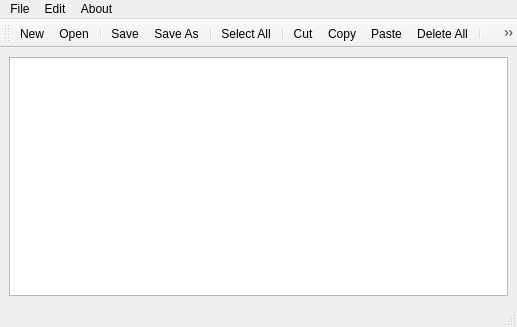
<?xml version="1.0" encoding="UTF-8"?>
<ui version="4.0">
 <class>MainWindow</class>
 <widget class="QMainWindow" name="MainWindow">
  <property name="geometry">
   <rect>
    <x>0</x>
    <y>0</y>
    <width>517</width>
    <height>327</height>
   </rect>
  </property>
  <property name="windowTitle">
   <string>MainWindow</string>
  </property>
  <property name="styleSheet">
   <string notr="true"/>
  </property>
  <widget class="QWidget" name="centralwidget">
   <layout class="QHBoxLayout" name="horizontalLayout">
    <item>
     <widget class="QTextEdit" name="textEdit">
      <property name="styleSheet">
       <string notr="true">font: 9pt &quot;Consolas&quot;;
font: 11pt &quot;Segoe UI&quot;;</string>
      </property>
     </widget>
    </item>
   </layout>
  </widget>
  <widget class="QMenuBar" name="menubar">
   <property name="geometry">
    <rect>
     <x>0</x>
     <y>0</y>
     <width>517</width>
     <height>17</height>
    </rect>
   </property>
   <widget class="QMenu" name="menuFile">
    <property name="title">
     <string>File</string>
    </property>
    <addaction name="actionNew"/>
    <addaction name="actionOpen"/>
    <addaction name="separator"/>
    <addaction name="actionSave"/>
    <addaction name="actionSave_As"/>
    <addaction name="separator"/>
    <addaction name="actionSelect_All"/>
    <addaction name="separator"/>
    <addaction name="actionClose"/>
   </widget>
   <widget class="QMenu" name="menuEdit">
    <property name="title">
     <string>Edit</string>
    </property>
    <addaction name="actionCut"/>
    <addaction name="actionCopy"/>
    <addaction name="actionPaste"/>
    <addaction name="actionDelete_All"/>
    <addaction name="separator"/>
    <addaction name="actionRedo"/>
    <addaction name="actionUndo"/>
   </widget>
   <widget class="QMenu" name="menuAbout">
    <property name="title">
     <string>About</string>
    </property>
    <addaction name="actionabout"/>
   </widget>
   <addaction name="menuFile"/>
   <addaction name="menuEdit"/>
   <addaction name="menuAbout"/>
  </widget>
  <widget class="QStatusBar" name="statusbar"/>
  <widget class="QToolBar" name="toolBar">
   <property name="windowTitle">
    <string>toolBar</string>
   </property>
   <attribute name="toolBarArea">
    <enum>TopToolBarArea</enum>
   </attribute>
   <attribute name="toolBarBreak">
    <bool>false</bool>
   </attribute>
   <addaction name="actionNew"/>
   <addaction name="actionOpen"/>
   <addaction name="separator"/>
   <addaction name="actionSave"/>
   <addaction name="actionSave_As"/>
   <addaction name="separator"/>
   <addaction name="actionSelect_All"/>
   <addaction name="separator"/>
   <addaction name="actionCut"/>
   <addaction name="actionCopy"/>
   <addaction name="actionPaste"/>
   <addaction name="actionDelete_All"/>
   <addaction name="separator"/>
   <addaction name="actionRedo"/>
   <addaction name="actionUndo"/>
   <addaction name="separator"/>
   <addaction name="actionabout"/>
   <addaction name="separator"/>
   <addaction name="actionClose"/>
  </widget>
  <action name="actionNew">
   <property name="icon">
    <iconset resource="Resource.qrc">
     <normaloff>:/rec/img/new1.jpg</normaloff>:/rec/img/new1.jpg</iconset>
   </property>
   <property name="text">
    <string>New</string>
   </property>
  </action>
  <action name="actionOpen">
   <property name="icon">
    <iconset resource="Resource.qrc">
     <normaloff>:/rec/img/open.png</normaloff>:/rec/img/open.png</iconset>
   </property>
   <property name="text">
    <string>Open</string>
   </property>
  </action>
  <action name="actionSave">
   <property name="icon">
    <iconset resource="Resource.qrc">
     <normaloff>:/rec/img/save.png</normaloff>:/rec/img/save.png</iconset>
   </property>
   <property name="text">
    <string>Save</string>
   </property>
  </action>
  <action name="actionSave_As">
   <property name="icon">
    <iconset resource="Resource.qrc">
     <normaloff>:/rec/img/saveAs.png</normaloff>:/rec/img/saveAs.png</iconset>
   </property>
   <property name="text">
    <string>Save As</string>
   </property>
  </action>
  <action name="actionSelect_All">
   <property name="icon">
    <iconset resource="Resource.qrc">
     <normaloff>:/rec/img/selectAll.png</normaloff>:/rec/img/selectAll.png</iconset>
   </property>
   <property name="text">
    <string>Select All</string>
   </property>
  </action>
  <action name="actionCut">
   <property name="icon">
    <iconset resource="Resource.qrc">
     <normaloff>:/rec/img/cut.jpg</normaloff>:/rec/img/cut.jpg</iconset>
   </property>
   <property name="text">
    <string>Cut</string>
   </property>
  </action>
  <action name="actionCopy">
   <property name="icon">
    <iconset resource="Resource.qrc">
     <normaloff>:/rec/img/copy.jpg</normaloff>:/rec/img/copy.jpg</iconset>
   </property>
   <property name="text">
    <string>Copy</string>
   </property>
  </action>
  <action name="actionPaste">
   <property name="icon">
    <iconset resource="Resource.qrc">
     <normaloff>:/rec/img/paste.png</normaloff>:/rec/img/paste.png</iconset>
   </property>
   <property name="text">
    <string>Paste</string>
   </property>
  </action>
  <action name="actionRedo">
   <property name="icon">
    <iconset resource="Resource.qrc">
     <normaloff>:/rec/img/redo.png</normaloff>:/rec/img/redo.png</iconset>
   </property>
   <property name="text">
    <string>Redo</string>
   </property>
  </action>
  <action name="actionUndo">
   <property name="icon">
    <iconset resource="Resource.qrc">
     <normaloff>:/rec/img/undo.png</normaloff>:/rec/img/undo.png</iconset>
   </property>
   <property name="text">
    <string>Undo</string>
   </property>
  </action>
  <action name="actionZoom_In">
   <property name="icon">
    <iconset resource="Resource.qrc">
     <normaloff>:/rec/img/zoomIn.jpg</normaloff>:/rec/img/zoomIn.jpg</iconset>
   </property>
   <property name="text">
    <string>Zoom In</string>
   </property>
  </action>
  <action name="actionZoom_Out">
   <property name="icon">
    <iconset resource="Resource.qrc">
     <normaloff>:/rec/img/zoomOut.jpg</normaloff>:/rec/img/zoomOut.jpg</iconset>
   </property>
   <property name="text">
    <string>Zoom Out</string>
   </property>
  </action>
  <action name="actionabout">
   <property name="icon">
    <iconset resource="Resource.qrc">
     <normaloff>:/rec/img/about.png</normaloff>:/rec/img/about.png</iconset>
   </property>
   <property name="text">
    <string>about</string>
   </property>
  </action>
  <action name="actionDelete_All">
   <property name="icon">
    <iconset resource="Resource.qrc">
     <normaloff>:/rec/img/delete.jpg</normaloff>:/rec/img/delete.jpg</iconset>
   </property>
   <property name="text">
    <string>Delete All</string>
   </property>
  </action>
  <action name="actionClose">
   <property name="icon">
    <iconset resource="Resource.qrc">
     <normaloff>:/rec/img/exit.png</normaloff>:/rec/img/exit.png</iconset>
   </property>
   <property name="text">
    <string>Close</string>
   </property>
  </action>
 </widget>
 <resources>
  <include location="Resource.qrc"/>
 </resources>
 <connections/>
</ui>
